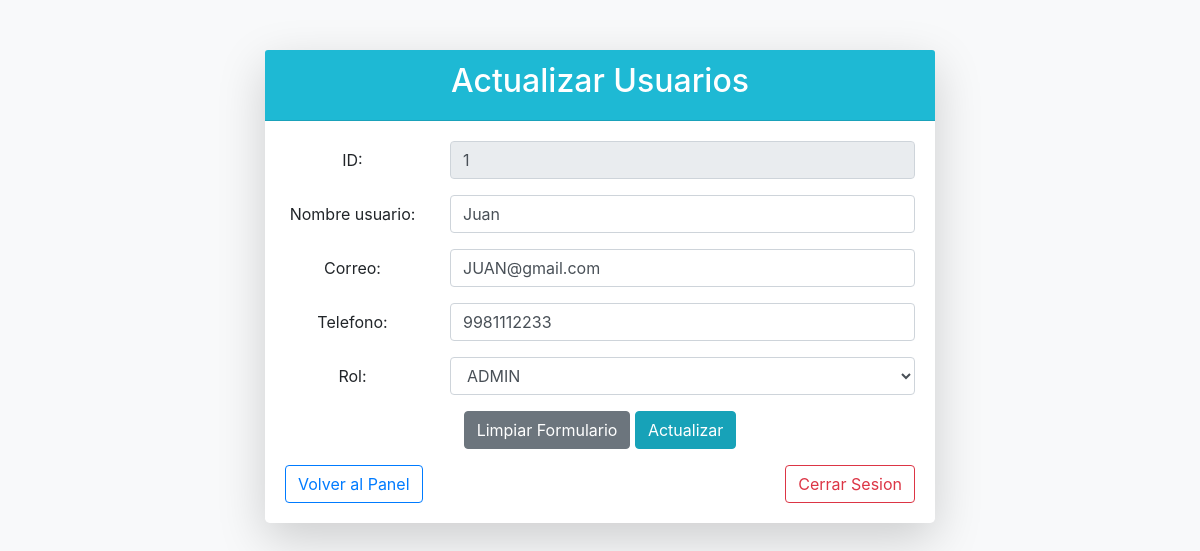
Page /EditarUsuario.php?ID_USUARIO=1 on the committed database.
### tables this page shows
CREATE TABLE USUARIO_ROL (
ID_USUARIO INT,
ID_ROL INT,
PRIMARY KEY (ID_USUARIO, ID_ROL),
FOREIGN KEY (ID_USUARIO) REFERENCES USUARIOS(ID_USUARIO) ON DELETE CASCADE,
FOREIGN KEY (ID_ROL) REFERENCES ROLES(ID_ROL) ON DELETE CASCADE
);

CREATE TABLE USUARIOS (
ID_USUARIO INT AUTO_INCREMENT PRIMARY KEY,
NOMBRE_USUARIO VARCHAR(200) NOT NULL,
CORREO VARCHAR(200) NOT NULL UNIQUE,
PASSWORD_USER VARCHAR(200) NOT NULL,
TELEFONO VARCHAR(20),
DIA_CREACION DATETIME,
DIA_MODIFICACION DATETIME
);

CREATE TABLE ROLES (
ID_ROL INT AUTO_INCREMENT PRIMARY KEY,
ROL VARCHAR(100) NOT NULL
);

### EditarUsuario.php (the view, shortened to what this page needs)
<?php
require "ConexionBD.php";
$nombre= "";
$correo = "";
$telefono = "";
$id_usuario = "";
$rol = "";
if(isset($_GET['ID_USUARIO'])){
    $id_usuario = $_GET['ID_USUARIO'];
}
if(!empty($id_usuario)){
    $stmt = $mysqli->prepare("
        SELECT U.NOMBRE_USUARIO, U.CORREO, U.TELEFONO, UR.ID_ROL
        FROM USUARIOS U
        LEFT JOIN usuario_rol UR ON U.ID_USUARIO = UR.ID_USUARIO
        WHERE U.ID_USUARIO = ?
    ");
    $stmt->bind_param("i", $id_usuario);
    $stmt->execute();
    $result = $stmt->get_result();
    if($user = $result->fetch_assoc()){
        $nombre = $user['NOMBRE_USUARIO'];
        $correo = $user['CORREO'];
        $telefono = $user['TELEFONO'];
        $rol = $user['ID_ROL'];
    }
}
$roles = $mysqli->query("SELECT ID_ROL, ROL FROM ROLES");
?>
<html lang="en">
<head>
    <link rel="stylesheet" href="https://cdn.jsdelivr.net/npm/bootstrap@4.6.2/dist/css/bootstrap.min.css">
</head>
<body>
    <div class="container register-container">
    <div class="card shadow-lg border-0 rounded-lg bg-white">
    <div class="card-header card-header-custom rounded-top-lg">
            <h2>Actualizar Usuarios</h2>
    </div>
    <div class="card-body">
        <form  action="" method="POST" class=" text-center  ">
             <div class="form-group row">
                    <label class="col-sm-3 col-form-label"  for="id" > ID: </label>
                    <div class="col-sm-9">
                        <input type="text" class="form-control" id="id" placeholder="Escribe el id" maxlength="100" name="ID_USUARIO" value="<?php echo $id_usuario;?>" readonly  required>
                    </div>
              </div>
                <div class="form-group row"  >
                    <label class="col-sm-3 col-form-label"  for="nombre"> Nombre usuario: </label>
                    <div class="col-sm-9">
                        <input type="text" class="form-control" id="nombre" placeholder="Escribe el nombre del Usuario" maxlength="300" name="NOMBRE_USUARIO" value="<?php echo $nombre;?>"  required>
                    </div>
                </div>
                <div class="form-group row">
                    <label  class="col-sm-3 col-form-label" for="cantidad"> Correo: </label>
                    <div class="col-sm-9">
                     <input type="text" class="form-control" id="cantidad" placeholder="Escribe la cantidad" maxlength="100" name="CORREO" value="<?php echo $correo;?>" required>
                    </div>
                </div>
                 <div class="form-group row">
                    <label  class="col-sm-3 col-form-label" for="precio"> Telefono: </label>
                    <div class="col-sm-9">
                     <input type="text" class="form-control" id="precio" placeholder="Escribe la cantidad" maxlength="100" name="TELEFONO" value="<?php echo $telefono;?>" required>
                    </div>
                </div>
                <div class="form-group row">
                    <label  class="col-sm-3 col-form-label"> Rol: </label>
                    <div class="col-sm-9">
                    <select  class="form-control" name="ID_ROL" required>
                           <?php while($row = $roles ->fetch_assoc()){ ?>
                          <option value="<?php echo $row['ID_ROL'];?>"
                            <?php if($row['ID_ROL'] == $rol) echo "selected"; ?>>
                            <?php echo $row['ROL'];?>
                          </option>
                          <?php } ?>
                    </select>
                    </div>
                </div>
                <div class="text-center form-group row mx-auto">
                    <div class="col-sm-12 text-center">
                    <button type="reset" class="btn btn-secondary">Limpiar Formulario</button>
                    <button type="submit" class="btn btn-info"  onclick="return confirm('¿Desea actualizar este usuario?');">Actualizar</button>
                    </div>
                </div>
            </form>
            <div class="d-flex justify-content-between">
                <a href="" class="btn btn-outline-primary">Volver al Panel</a>
                <a href="" class="btn btn-outline-danger">Cerrar Sesion</a>
            </div>
        </div>
    </div>
</div>
</body>
</html>

### EditarUsuario.php (style rules this page uses)
body { background-color: #f8f9fa; }
.register-container { margin-top: 50px; max-width: 700px; margin-left: auto; margin-right: auto; }
.card-header-custom { background-color: #1eb9d4ff; color: white; font-size: 1.5rem; text-align: center; }

### rows in the picture
usuario_rol: NOMBRE_USUARIO "Juan", CORREO "JUAN@gmail.com", TELEFONO "9981112233", ID_ROL "ADMIN"
